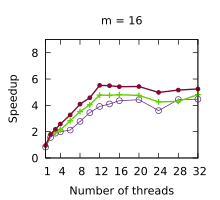

This figure's gnuplot source:
set title "m = 16"
set terminal pdf size 2.2,2.0
set output "./results/LUD_n___512,_m___16.pdf"
set key off
set xrange [1:32]
set xtics (1, 4, 8, 12, 16, 20, 24, 28, 32)
set xlabel "Number of threads"
set yrange [0:9]
set ytics (0, 2, 4, 6, 8)
set ylabel "Speedup"
plot './results/LUD_n___512,_m___16.dat' using 1:2 title "Work stealing" pointsize 0.7 lw 1 pt 6 linecolor rgb "#5B2182" with linespoints, \
  './results/LUD_n___512,_m___16.dat' using 1:3 title "Multi-atomics 64 32" pointsize 0.7 lw 2 pt 1 linecolor rgb "#64D000" with linespoints, \
  './results/LUD_n___512,_m___16.dat' using 1:4 title "WorkAssisting 32" pointsize 0.4 lw 2 pt 7 linecolor rgb "#800A35" with linespoints
